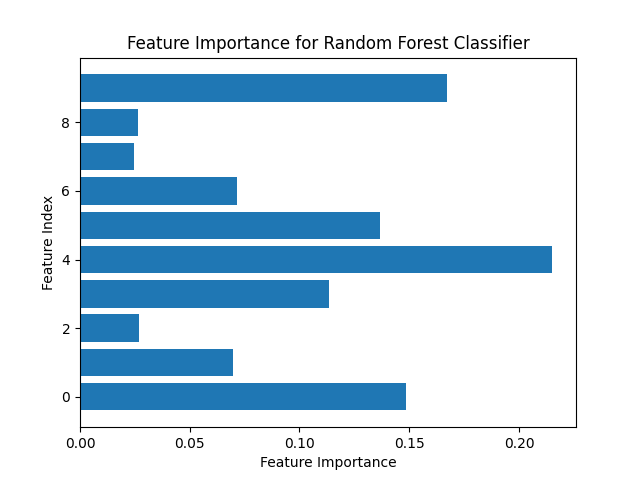

This figure's Python source:
from sklearn.ensemble import RandomForestClassifier
from sklearn.model_selection import train_test_split
from sklearn.datasets import make_classification
from sklearn.metrics import accuracy_score
import matplotlib.pyplot as plt

# Generating some synthetic data for classification
X, y = make_classification(n_samples=1000, n_features=10, n_informative=5, n_clusters_per_class=2, random_state=42)

# Splitting the data into training and testing sets
X_train, X_test, y_train, y_test = train_test_split(X, y, test_size=0.3, random_state=42)

# Initializing the Random Forest Classifier
rf_classifier = RandomForestClassifier(n_estimators=100, random_state=42)

# Training the model
rf_classifier.fit(X_train, y_train)

# Making predictions
y_pred = rf_classifier.predict(X_test)

# Evaluating the model
accuracy = accuracy_score(y_test, y_pred)
print(f"Accuracy: {accuracy * 100:.2f}%")

# Feature importance (for serverless computing, this could be useful for understanding which resources affect the performance most)
feature_importances = rf_classifier.feature_importances_

# Plotting feature importances
plt.barh(range(len(feature_importances)), feature_importances)
plt.xlabel('Feature Importance')
plt.ylabel('Feature Index')
plt.title('Feature Importance for Random Forest Classifier')
plt.show()
